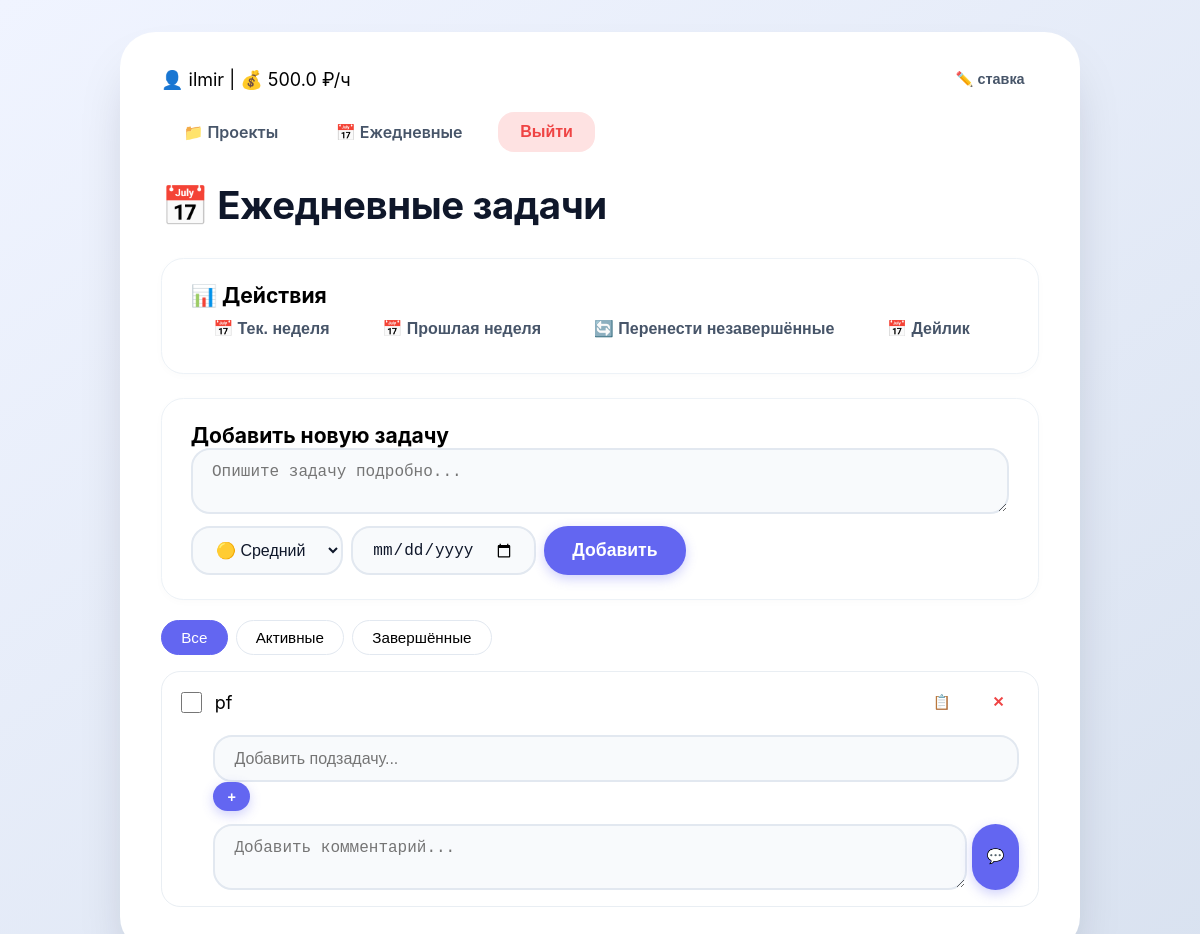
The page /developers/daily-tasks/ (signed in) on the database its author committed.
### users/models.py (models this page shows, shortened)
class User(AbstractUser):
    default_hourly_rate = models.FloatField(
        default=0.0, verbose_name="Ставка по умолчанию"
    )
    phone = models.CharField(max_length=20, blank=True, verbose_name="Телефон")
    telegram = models.CharField(max_length=20, blank=True, verbose_name="Telegram")

### developers/models.py (models this page shows, shortened)
class Task(models.Model):
    title = models.CharField(max_length=255, verbose_name="Название")
    project = models.ForeignKey(
        Project,
        on_delete=models.SET_NULL,
        null=True,
        blank=True,
        related_name="tasks",
        verbose_name="Проект",
    )
    owner = models.ForeignKey(
        settings.AUTH_USER_MODEL,
        on_delete=models.CASCADE,
        related_name="owned_tasks",
        verbose_name="Владелец",
    )
    created_at = models.DateTimeField(auto_now_add=True, verbose_name="Создана")
    is_completed = models.BooleanField(default=False, verbose_name="Завершена")
    completed_at = models.DateTimeField(
        null=True, blank=True, verbose_name="Завершена в"
    )
    priority = models.IntegerField(default=1, verbose_name="Приоритет")
    due_date = models.DateTimeField(null=True, blank=True, verbose_name="Срок")
    total_time = models.FloatField(default=0.0, verbose_name="Всего времени (сек)")
    is_timer_running = models.BooleanField(default=False, verbose_name="Таймер запущен")
    last_start_time = models.DateTimeField(
        null=True, blank=True, verbose_name="Последний старт"
    )
    assigned_task = models.ForeignKey(
        "managers.AssignedTask",
        on_delete=models.SET_NULL,
        null=True,
        blank=True,
        verbose_name="Связанная назначенная задача",
    )
    class Meta:
        verbose_name = "Задача"
        verbose_name_plural = "Задачи"
    @property
    def total_time_with_current(self):
        t = self.total_time or 0
        if self.is_timer_running and self.last_start_time:
            t += (timezone.now() - self.last_start_time).total_seconds()
        return t

### developers/views.py (the view)
# urls.py: path("daily-tasks/", views.daily_tasks, name="daily_tasks"),
@login_required
def daily_tasks(request):
    tasks = Task.objects.filter(owner=request.user, project__isnull=True)
    completed_count = tasks.filter(is_completed=True).count()
    total_count = tasks.count()
    completion_rate = (completed_count / total_count * 100) if total_count > 0 else 0
    context = {
        "daily_tasks": tasks,
        "completed_tasks_count": completed_count,
        "completion_rate": round(completion_rate),
        "total_subtasks": 0,
        "completed_subtasks": 0,
    }
    return render(request, "developers/daily_tasks.html", context)

### core/context_processors.py (called while the page is built)
def earnings_summary(request):
    if not request.user.is_authenticated:
        return {}
    user = request.user
    projects = Project.objects.filter(owner=user)
    total_earned = sum(p.earned_amount for p in projects)
    now = timezone.now()
    months_since = (now.year - user.date_joined.year) * 12 + (
        now.month - user.date_joined.month
    ) or 1
    average_monthly = total_earned / months_since
    return {
        "total_earned": total_earned,
        "average_monthly": average_monthly,
        "months_since": months_since,
    }

### developers/models.py (called while the page is built)
    @property
    def total_time(self):
        total = 0
        for task in self.tasks.all():
            total += task.total_time_with_current
        return total

    @property
    def earned_amount(self):
        return self.total_time * self.hourly_rate / 3600

    @property
    def total_with_current(self):
        t = self.total_time
        if self.is_timer_running and self.last_start_time:
            t += (timezone.now() - self.last_start_time).total_seconds()
        return t

### templates/developers/daily_tasks.html (shortened to what this page needs)
{% extends 'tracker_base.html' %}
{% load static %}
{% block content %}
<h1>📅 Ежедневные задачи</h1>
<div class="card" style="margin-bottom:1.5rem;">
  <h3>📊 Действия</h3>
  <div style="display:flex; gap:0.5rem; flex-wrap:wrap;">
    <button onclick="generateCurrentWeekReport()" class="btn">📅 Тек. неделя</button>
    <button onclick="generatePreviousWeekReport()" class="btn">📅 Прошлая неделя</button>
    <button onclick="transferUncompletedTasksFromPreviousWeek()" class="btn">🔄 Перенести незавершённые</button>
    <button onclick="generateDailyReport()" class="btn">📅 Дейлик</button>
  </div>
</div>
<div class="card">
  <h3>Добавить новую задачу</h3>
  <textarea id="newTaskTitle" placeholder="Опишите задачу подробно..." class="form-control" rows="2"></textarea>
  <div style="display:flex; gap:0.5rem; margin-top:0.5rem;">
    <select id="newTaskPriority" class="form-control" style="width:auto;">
      <option value="2" selected>🟡 Средний</option>
    </select>
    <input type="date" id="newTaskDueDate" class="form-control" style="width:auto;">
    <button onclick="addDailyTask()" class="btn btn-primary">Добавить</button>
  </div>
</div>
<div class="filters">
  <button onclick="filterTasks('all')" class="filter-btn active" id="filter-all">Все</button>
  <button onclick="filterTasks('active')" class="filter-btn" id="filter-active">Активные</button>
  <button onclick="filterTasks('completed')" class="filter-btn" id="filter-completed">Завершённые</button>
</div>
<div id="tasks-container">
  {% for task in daily_tasks %}
  <div class="task-item {% if task.is_completed %}completed{% endif %}"
       data-task-id="{{ task.id }}"
       data-completed="{{ task.is_completed }}"
       style="flex-wrap: wrap; align-items: flex-start;">
    <div style="display: flex; align-items: center; gap: 0.8rem; width: 100%;">
      <input type="checkbox" {% if task.is_completed %}checked{% endif %}
             onchange="toggleTaskCompletion({{ task.id }}, this.checked)" class="task-checkbox">
      <span class="task-text" style="flex:1;" ondblclick="openEditTaskModal({{ task.id }})">{{ task.title }}</span>
      <button onclick="copySingleTaskToClipboard({{ task.id }})" class="btn btn-sm">📋</button>
      <button onclick="deleteTask({{ task.id }})" class="btn btn-sm btn-danger">✕</button>
    </div>
    {% with subtasks=task.sub_tasks.all %}
    <div class="add-subtask" style="width:100%; padding-left:2rem; margin-top:0.3rem;">
      <input type="text" class="form-control subtask-input" placeholder="Добавить подзадачу...">
      <button onclick="addSubTask({{ task.id }}, this.previousElementSibling)" class="btn btn-sm btn-primary">+</button>
    </div>
    {% endwith %}
    <div class="comments-section" style="width:100%; padding-left:2rem;">
      <div class="add-comment" style="display:flex; gap:0.3rem;">
        <textarea class="form-control comment-input" placeholder="Добавить комментарий..." rows="2"></textarea>
        <button onclick="addTaskComment({{ task.id }}, this.previousElementSibling)" class="btn btn-sm btn-primary">💬</button>
      </div>
    </div>
  </div>
  {% empty %}
  <div class="card" style="text-align:center; color:#94a3b8;">Нет задач</div>
  {% endfor %}
</div>
{% endblock %}

### templates/tracker_base.html (shortened to what this page needs)
{% load static %}
<!DOCTYPE html>
<html lang="ru">
<head>
</head>
<body>
  <div class="container">
    {% if user.is_authenticated %}
      <div style="display: flex; justify-content: space-between; align-items: center; margin-bottom: 1rem;">
        <span>👤 {{ user.username }} | 💰 {{ user.default_hourly_rate }} ₽/ч</span>
        <button onclick="openRateModal()" class="btn btn-sm">✏️ ставка</button>
      </div>
    {% endif %}
    <div class="nav">
      {% if user.is_authenticated %}
        <a href="{% url 'developers:project_list' %}" class="btn">📁 Проекты</a>
        <a href="{% url 'developers:daily_tasks' %}" class="btn">📅 Ежедневные</a>
        <form method="post" action="{% url 'users:logout' %}" style="display:inline;">
          <button type="submit" class="btn btn-logout">Выйти</button>
        </form>
      {% else %}
        <a href="{% url 'users:login' %}" class="btn">Войти</a>
        <a href="{% url 'users:register' %}" class="btn">Регистрация</a>
      {% endif %}
    </div>
    {% block content %}{% endblock %}
  </div>
</body>
</html>

### templates/tracker_base.html (style rules this page uses)
* { margin: 0; padding: 0; box-sizing: border-box; }
body { background: linear-gradient(145deg, #f0f4ff 0%, #d9e2f0 100%); min-height: 100vh; display: flex; justify-content: center; align-items: flex-start; padding: 2rem 1rem; font-family: 'Inter', system-ui, -apple-system, sans-serif; font-size: 18px; }
.container { width: 100%; max-width: 960px; background: #ffffff; border-radius: 2.2rem; box-shadow: 0 30px 55px -20px rgba(0,20,40,0.25); padding: 2rem 2.5rem; border: 1px solid rgba(255,255,255,0.6); }
h1, h2 { font-weight: 700; color: #0f172a; letter-spacing: -0.4px; }
h1 { font-size: 2.4rem; margin-bottom: 1.8rem; }
.btn { border: none; background: transparent; cursor: pointer; display: inline-flex; align-items: center; gap: 0.4rem; padding: 0.7rem 1.4rem; border-radius: 1rem; font-weight: 600; transition: all 0.2s; color: #475569; text-decoration: none; font-size: 1rem; }
.btn-primary { background: #6366f1; color: white; box-shadow: 0 4px 12px rgba(99,102,241,0.3); padding: 0.8rem 1.8rem; border-radius: 1.5rem; font-size: 1.1rem; }
.btn-danger { color: #ef4444; }
.btn-sm { padding: 0.4rem 0.9rem; font-size: 0.9rem; }
.card { background: #ffffff; border-radius: 1.4rem; padding: 1.5rem 1.8rem; border: 1px solid #edf2f7; box-shadow: 0 2px 8px rgba(0,0,0,0.02); margin-bottom: 1.2rem; }
.form-control { padding: 0.8rem 1.2rem; border: 2px solid #e2e8f0; border-radius: 1.2rem; font-size: 1rem; background: #f8fafc; outline: none; transition: border 0.2s, box-shadow 0.2s; color: #0f172a; width: 100%; }
.task-item { display: flex; flex-direction: column; background: #ffffff; padding: 1rem 1.2rem; border-radius: 1.2rem; border: 1px solid #e9eef3; gap: 0.8rem; transition: all 0.2s; animation: fadeIn 0.25s ease; margin-bottom: 0.8rem; }
.nav { display: flex; gap: 0.8rem; flex-wrap: wrap; margin-bottom: 1.8rem; align-items: center; }
.nav a, .nav form { display: inline-block; }
.nav .btn-logout { background: #fee2e2; color: #ef4444; }
.filters { display: flex; gap: 0.5rem; margin-bottom: 1rem; }
.filter-btn { padding: 0.5rem 1.2rem; border-radius: 2rem; border: 1px solid #e2e8f0; background: transparent; cursor: pointer; font-weight: 500; font-size: 0.95rem; }
.filter-btn.active { background: #6366f1; color: white; border-color: #6366f1; }
.task-checkbox { width: 1.3rem; height: 1.3rem; accent-color: #6366f1; cursor: pointer; }

### rows shown on the page
User: username "ilmir", default_hourly_rate "500.0"
Task: title "pf"
